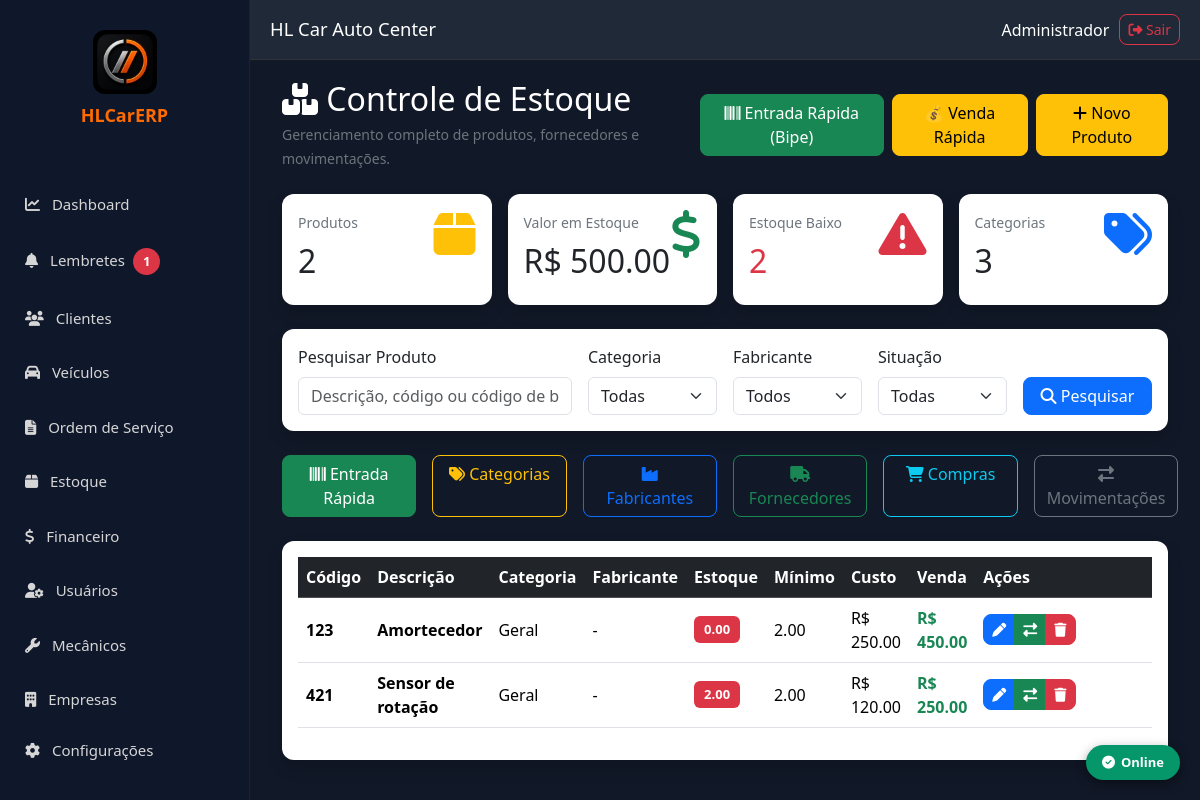
Screenshot of /estoque (signed in) with the database file from the repository.
### models.py (models this page shows)
class Produto(db.Model):
    __tablename__ = "produtos"
    id = db.Column(db.Integer, primary_key=True)
    empresa_id = db.Column(db.Integer, db.ForeignKey("empresas.id"), nullable=False, index=True)
    categoria_id = db.Column(db.Integer, db.ForeignKey("categorias.id"), nullable=False, index=True)
    codigo = db.Column(db.String(30), nullable=False)
    codigo_barras = db.Column(db.String(100))
    descricao = db.Column(db.String(250), nullable=False)
    descricao_reduzida = db.Column(db.String(120))
    referencia = db.Column(db.String(100))
    unidade = db.Column(db.String(10), nullable=False, default="UN")
    ncm = db.Column(db.String(20))
    cest = db.Column(db.String(20))
    peso = db.Column(Numeric(18, 3), default=0)
    localizacao = db.Column(db.String(80))
    controla_estoque = db.Column(db.Boolean, default=True, nullable=False)
    permite_venda = db.Column(db.Boolean, default=True, nullable=False)
    estoque_minimo = db.Column(Numeric(18, 3), default=0)
    estoque_maximo = db.Column(Numeric(18, 3), default=0)
    estoque_atual = db.Column(Numeric(18, 3), default=0)
    estoque_reservado = db.Column(Numeric(18, 3), default=0)
    preco_compra = db.Column(Numeric(18, 2), default=0)
    preco_venda = db.Column(Numeric(18, 2), default=0)
    margem_padrao = db.Column(Numeric(18, 2), default=0)
    ativo = db.Column(db.Boolean, default=True, nullable=False)
    criado_em = db.Column(db.DateTime, default=datetime.utcnow)
    alterado_em = db.Column(db.DateTime, default=datetime.utcnow, onupdate=datetime.utcnow)
    empresa = db.relationship("Empresa")
    categoria = db.relationship("Categoria")
    fornecedores = db.relationship(
        "ProdutoFornecedor",
        back_populates="produto",
        cascade="all, delete-orphan"
    )
    __table_args__ = (
        UniqueConstraint("empresa_id", "codigo", name="uk_produto_codigo_empresa"),
        UniqueConstraint("empresa_id", "codigo_barras", name="uk_produto_barra_empresa"),
        Index("idx_produto_descricao", "empresa_id", "descricao"),
    )

class Categoria(db.Model):
    __tablename__ = "categorias"
    id = db.Column(db.Integer, primary_key=True)
    empresa_id = db.Column(db.Integer, db.ForeignKey("empresas.id"), nullable=False)
    nome = db.Column(db.String(120), nullable=False)
    descricao = db.Column(db.String(255))
    ativo = db.Column(db.Boolean, default=True, nullable=False)
    criado_em = db.Column(db.DateTime, default=datetime.utcnow)
    alterado_em = db.Column(db.DateTime, default=datetime.utcnow, onupdate=datetime.utcnow)
    empresa = db.relationship("Empresa")
    __table_args__ = (
        UniqueConstraint("empresa_id", "nome", name="uk_categoria_empresa"),
    )

### app.py (the view)
@app.route("/estoque")
@login_required
def estoque():
    eid = empresa_atual()
    if not eid:
        return redirect("/login")
    try:
        lista_produtos = Produto.query.filter_by(empresa_id=eid).order_by(Produto.descricao).all()
    except Exception:
        lista_produtos = []
    try:
        categorias = Categoria.query.order_by(Categoria.nome).all()
    except Exception:
        categorias = []
    try:
        fabricantes = Fabricante.query.order_by(Fabricante.nome).all()
    except Exception:
        fabricantes = []
    try:
        fornecedores = Fornecedor.query.order_by(Fornecedor.razao_social).all()
    except Exception:
        fornecedores = []
    total_produtos = len(lista_produtos)
    valor_total_estoque = 0
    estoque_baixo = 0
    for p in lista_produtos:
        try:
            estoque_atual = float(getattr(p, "estoque_atual", 0) or 0)
            preco = float(getattr(p, "preco_venda", 0) or 0)
            valor_total_estoque += estoque_atual * preco
            minimo = float(getattr(p, "estoque_minimo", 0) or 0)
            if estoque_atual <= minimo:
                estoque_baixo += 1
        except Exception:
            pass
    return render_template(
        "estoque.html",
        produtos=lista_produtos,
        categorias=categorias,
        fabricantes=fabricantes,
        fornecedores=fornecedores,
        total_produtos=total_produtos,
        valor_total_estoque=valor_total_estoque,
        estoque_baixo=estoque_baixo,
        total_categorias=len(categorias)
    )

### app.py (called while the page is built)
def login_required(f):
    @wraps(f)
    def decorated_function(*args, **kwargs):
        if "usuario_id" not in session:
            return redirect("/login")
        return f(*args, **kwargs)
    return decorated_function

def empresa_atual():
    eid = session.get("empresa_id")
    if not eid:
        session.clear()
        return None
    return eid

### templates/estoque.html (shortened to what this page needs)
{% extends "base.html" %}
{% block conteudo %}
<div class="container-fluid">
    <div class="d-flex justify-content-between align-items-center mb-4">
        <div>
            <h2 class="text-white mb-1">
                <i class="fa fa-boxes"></i>
                Controle de Estoque
            </h2>
            <small class="text-secondary">
                Gerenciamento completo de produtos, fornecedores e movimentações.
            </small>
        </div>
        <div class="d-flex gap-2">
            <a href="/estoque/entrada-rapida" class="btn btn-success">
                <i class="fa fa-barcode"></i>
                Entrada Rápida (Bipe)
            </a>
            <a href="/venda-rapida" class="btn btn-warning">
                💰 Venda Rápida
            </a>
            <a href="/produtos/novo" class="btn btn-warning">
                <i class="fa fa-plus"></i>
                Novo Produto
            </a>
        </div>
    </div>
    <div class="row g-3 mb-4">
        <div class="col-lg-3">
            <div class="card border-0 shadow h-100">
                <div class="card-body">
                    <div class="d-flex justify-content-between">
                        <div>
                            <small class="text-secondary">Produtos</small>
                            <h2 class="mt-2">{{ total_produtos }}</h2>
                        </div>
                        <div>
                            <i class="fa fa-box fa-3x text-warning"></i>
                        </div>
                    </div>
                </div>
            </div>
        </div>
        <div class="col-lg-3">
            <div class="card border-0 shadow h-100">
                <div class="card-body">
                    <div class="d-flex justify-content-between">
                        <div>
                            <small class="text-secondary">Valor em Estoque</small>
                            <h2 class="mt-2">
                                R$ {{ "%.2f"|format(valor_total_estoque or 0) }}
                            </h2>
                        </div>
                        <div>
                            <i class="fa fa-dollar-sign fa-3x text-success"></i>
                        </div>
                    </div>
                </div>
            </div>
        </div>
        <div class="col-lg-3">
            <div class="card border-0 shadow h-100">
                <div class="card-body">
                    <div class="d-flex justify-content-between">
                        <div>
                            <small class="text-secondary">Estoque Baixo</small>
                            <h2 class="mt-2 text-danger">{{ estoque_baixo or 0 }}</h2>
                        </div>
                        <div>
                            <i class="fa fa-triangle-exclamation fa-3x text-danger"></i>
                        </div>
                    </div>
                </div>
            </div>
        </div>
        <div class="col-lg-3">
            <div class="card border-0 shadow h-100">
                <div class="card-body">
                    <div class="d-flex justify-content-between">
                        <div>
                            <small class="text-secondary">Categorias</small>
                            <h2 class="mt-2">{{ total_categorias or 0 }}</h2>
                        </div>
                        <div>
                            <i class="fa fa-tags fa-3x text-primary"></i>
                        </div>
                    </div>
                </div>
            </div>
        </div>
    </div>
    <div class="card border-0 shadow mb-4">
        <div class="card-body">
            <div class="row g-3 align-items-end">
                <div class="col-lg-4">
                    <label class="form-label">Pesquisar Produto</label>
                    <input type="text" class="form-control" id="pesquisaProduto"
                           placeholder="Descrição, código ou código de barras...">
                </div>
                <div class="col-lg-2">
                    <label class="form-label">Categoria</label>
                    <select class="form-select" id="categoriaFiltro">
                        <option value="">Todas</option>
                    </select>
                </div>
                <div class="col-lg-2">
                    <label class="form-label">Fabricante</label>
                    <select class="form-select" id="fabricanteFiltro">
                        <option value="">Todos</option>
                    </select>
                </div>
                <div class="col-lg-2">
                    <label class="form-label">Situação</label>
                    <select class="form-select" id="situacaoFiltro">
                        <option value="">Todas</option>
                    </select>
                </div>
                <div class="col-lg-2 d-grid">
                    <button class="btn btn-primary" type="button">
                        <i class="fa fa-search"></i>
                        Pesquisar
                    </button>
                </div>
            </div>
        </div>
    </div>
    <div class="row g-3 mb-4">
        <div class="col-lg-2 d-grid">
            <a href="/estoque/entrada-rapida" class="btn btn-success">
                <i class="fa fa-barcode"></i> Entrada Rápida
            </a>
        </div>
        <div class="col-lg-2 d-grid">
            <a href="/categorias" class="btn btn-outline-warning">
                <i class="fa fa-tags"></i> Categorias
            </a>
        </div>
        <div class="col-lg-2 d-grid">
            <a href="/fabricantes" class="btn btn-outline-primary">
                <i class="fa fa-industry"></i> Fabricantes
            </a>
        </div>
        <div class="col-lg-2 d-grid">
            <a href="/fornecedores" class="btn btn-outline-success">
                <i class="fa fa-truck"></i> Fornecedores
            </a>
        </div>
        <div class="col-lg-2 d-grid">
            <a href="/compras" class="btn btn-outline-info">
                <i class="fa fa-cart-shopping"></i> Compras
            </a>
        </div>
        <div class="col-lg-2 d-grid">
            <a href="/movimentacoes" class="btn btn-outline-secondary">
                <i class="fa fa-right-left"></i> Movimentações
            </a>
        </div>
    </div>
    <div class="card border-0 shadow">
        <div class="card-body">
            <div class="table-responsive">
                <table class="table table-hover align-middle" id="tabelaProdutos">
                    <thead class="table-dark">
                        <tr>
                            <th>Código</th>
                            <th>Descrição</th>
                            <th>Categoria</th>
                            <th>Fabricante</th>
                            <th>Estoque</th>
                            <th>Mínimo</th>
                            <th>Custo</th>
                            <th>Venda</th>
                            <th width="220">Ações</th>
                        </tr>
                    </thead>
                    <tbody>
                    {% for produto in produtos %}
                        <tr>
                            <td><strong>{{ produto.codigo or '-' }}</strong></td>
                            <td>
                                <strong>{{ produto.descricao }}</strong>
                            </td>
                            <td>
                                {% if produto.categoria %}
                                    {{ produto.categoria.nome or produto.categoria.descricao or '-' }}
                                {% else %}
                                    -
                                {% endif %}
                            </td>
                            <td>
                                {% if produto.fabricante %}
                                    {{ produto.fabricante.nome }}
                                {% else %}
                                    -
                                {% endif %}
                            </td>
                            <td>
                                {% set qtd = produto.estoque_atual or 0 %}
                                {% set minimo = produto.estoque_minimo or 0 %}
                                {% if qtd <= minimo %}
                                    <span class="badge bg-danger">{{ "%.2f"|format(qtd) }}</span>
                                {% else %}
                                    <span class="badge bg-success">{{ "%.2f"|format(qtd) }}</span>
                                {% endif %}
                            </td>
                            <td>{{ "%.2f"|format(produto.estoque_minimo or 0) }}</td>
                            <td>
                                R$ {{ "%.2f"|format(produto.preco_compra or 0) }}
                            </td>
                            <td>
                                <strong class="text-success">
                                    R$ {{ "%.2f"|format(produto.preco_venda or 0) }}
                                </strong>
                            </td>
                            <td>
                                <div class="btn-group btn-group-sm">
                                    <a href="/produtos/editar/{{ produto.id }}" class="btn btn-primary" title="Editar">
                                        <i class="fa fa-pen"></i>
                                    </a>
                                    <a href="/movimentacoes" class="btn btn-success" title="Movimentações">
                                        <i class="fa fa-right-left"></i>
                                    </a>
                                    <a href="/produtos/excluir/{{ produto.id }}"
                                       class="btn btn-danger"
                                       onclick="return confirm('Deseja realmente excluir este produto?')"
                                       title="Excluir">
                                        <i class="fa fa-trash"></i>
                                    </a>
                                </div>
                            </td>
                        </tr>
                    {% endfor %}
                    </tbody>
                </table>
            </div>
        </div>
    </div>
</div>
{% endblock %}

### templates/base.html (style rules this page uses)
* { margin:0; padding:0; box-sizing:border-box; font-family:Segoe UI,Tahoma,Geneva,Verdana,sans-serif; }
body { background:#111827; overflow-x:hidden; }
.table-responsive { overflow-x:auto; -webkit-overflow-scrolling:touch; }
.table-dark th, .table-dark td { white-space:nowrap; }

### templates/estoque.html (style rules this page uses)
.table td { vertical-align: middle; }
.card { border-radius: 12px; }
.btn { border-radius: 8px; }
.badge { font-size: 13px; padding: 7px 10px; }

### rows the page displays
Produto: codigo "123", descricao "Amortecedor", categoria "Geral", qtd "0.00", estoque_minimo "2.00", preco_compra "250.00", preco_venda "450.00"
Produto: codigo "421", descricao "Sensor de rotação", categoria "Geral", estoque_atual "2.00", estoque_minimo "2.00", preco_compra "120.00", preco_venda "250.00"

### other values shown
{{ lembretes_pendentes }} "1"
{{ session.get('usuario_nome', 'Usuário') }} "Administrador"
{{ total_produtos }} "2"
{{ "%.2f"|format(valor_total_estoque or 0) }} "500.00"
{{ estoque_baixo or 0 }} "2"
{{ total_categorias or 0 }} "3"
